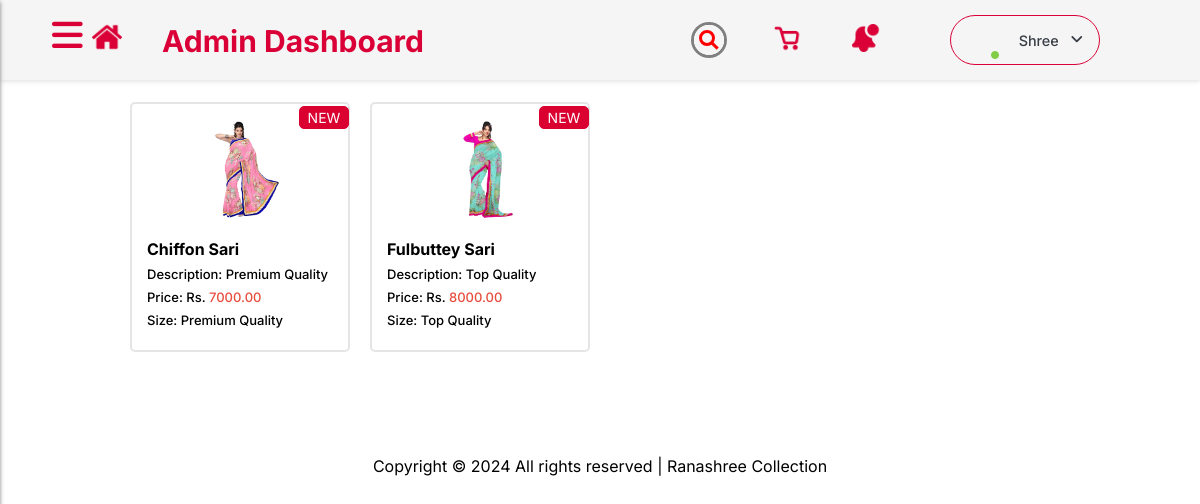
/adminCart/, run on the app's committed database.
### AdminDashboard/models.py (models this page shows)
class Cart(models.Model):
    user = models.ForeignKey(CustomUser, on_delete=models.CASCADE)
    product_name = models.CharField(max_length=100)
    description = models.TextField()
    price = models.DecimalField(max_digits=10, decimal_places=2)
    size = models.CharField(max_length=50)
    quantity = models.IntegerField(default=1)
    image = models.ImageField(upload_to='product_images/')
    total_price = models.DecimalField(max_digits=10, decimal_places=2,default=100.002)

### AdminDashboard/views.py (the view)
# urls.py: path('adminCart/', views.AdminCart, name='adminCart'),
def AdminCart(request):
    cart_items = Cart.objects.all()
    return render(request, "adminCart.html", {'cart_items': cart_items})

### AdminDashboard/templates/adminCart.html (shortened to what this page needs)
{% load static %}
<!DOCTYPE html>
<html lang="en">
<head>
    <link rel="stylesheet" href="https://cdnjs.cloudflare.com/ajax/libs/font-awesome/6.4.2/css/all.min.css"
 />
    <link rel="stylesheet" href="{% static 'home/dashboard.css' %}" />
    <link rel="stylesheet" href="{% static 'home/adminn.css' %}" />
</head>
<body>
    <header id="header">
        <nav class="navbar">
            <div class="header-logo">
                <div class="admin-dash">
                    <h1><img src="{% static 'home/images/icons/home.png' %}" class="home" alt="home" />Admin Dashboard
                    </h1>
                </div>
                <div class="search">
                    <div class="icon"></div>
                    <div class="input">
                    </div>
                </div>
                <div>
                    <img src={% static "home/images/icons/basket.png" %} class="basket" alt="Cart" />
                </div>
                <div>
                    <img src={% static "home/images/icons/notification.png" %} class="notification" alt="Cart" />
                </div>
                <div class="profile-dropdown">
                    <div onclick="toggle()" class="profile-dropdown-btn">
                        <div class="profile-img" style="background-image: url('{% static "/home/images/people/per2.jpg"%}');">
                            <i class="fa-solid fa-circle"></i>
                        </div>
                        <span> Shree</span>
                        <i class="fa-solid fa-angle-down"></i>
                    </div>
                </div>
            </div>
        </nav>
    </header>
    <label for="check" id="check-label">
        <i class="fas fa-bars" id="check-btn"></i>
    </label>
    <br><br><br><br>
    <div class="cart-items">
        {% for item in cart_items %}
        <div class="cart-container">
            <img src="{{ item.image.url }}" alt="{{ item.product_name }}" class="cart-image">
            <div class="cart-details">
                <button class="new">NEW</button>
                <br>
                <h4>{{ item.product_name }}</h4>
                <p>Description: {{ item.description }}</p>
                <p>Price: Rs. <span class="sari_price">{{ item.price }}</span></p>
                <p>Size: {{ item.size }}</p>
            </div>
        </div>
        {% endfor %}
    </div>
    <br><br><br>
    <p class="copy">
        <center>
            Copyright &copy;
            All rights reserved | Ranashree Collection
        </center>
    </p><br>
</body>
</html>

### AdminDashboard/static/home/dashboard.css (style rules this page uses)
* { margin: 0; padding: 0; font-family: 'Inter', sans-serif; scroll-behavior: smooth; box-sizing: border-box; }

### AdminDashboard/static/home/adminn.css (style rules this page uses)
* { margin: 0; padding: 0; font-family: 'Inter', sans-serif; scroll-behavior: smooth; box-sizing: border-box; }
.navbar { display: flex; justify-content: flex-end; align-items: center; font-size: 20px; font-weight: 500; width: 100%; position: fixed; z-index: 100; cursor: pointer; padding: 15px 0px; background-color: whitesmoke; box-shadow: 0 2px 4px rgba(0, 0, 0, 0.1); }
.header-logo { display: flex; flex-direction: row; align-items: center; justify-content: center; gap: 70px; margin-right: 100px; }
.basket, .notification { height: 28px; width: 28px; margin-left: -20px; }
.admin-dash { margin-right: 200px; color: #DA0037; position: sticky; }
.home { height: 30px; width: 30px; margin: 0 40px; }
.search { position: relative; width: 30px; height: 30px; border-radius: 60px; transition: 0.5s; box-shadow: 0 0 0 3px gray; overflow: hidden; }
.search .icon { position: absolute; top: 0; left: 0; width: 30px; height: 30px; background-color: whitesmoke; border-radius: 60px; display: flex; justify-content: center; align-items: center; z-index: 1000; cursor: pointer; }
.search .icon::before { content: ''; position: absolute; width: 10px; height: 10px; border: 3px solid red; border-radius: 50px; transform: translate(-2px, -2px); }
.search .icon::after { content: ''; position: absolute; width: 3px; height: 9px; background: red; transform: translate(5px, 5px) rotate(315deg); }
.search .input { position: absolute; width: 100%; height: 30px; left: 0; display: flex; justify-content: center; align-items: center; overflow: hidden; transition: width 0.5s; }
label #check-btn, label #cancel { position: fixed; cursor: pointer; border-radius: 3px; }
label #check-btn { left: 50px; top: 12px; font-size: 35px; color: #DA0037; padding: 6px 2px; transition: all .5s; }
label#check-label { position: absolute; z-index: 999; }
.profile-dropdown { position: relative; width: fit-content; }
.profile-dropdown-btn { display: flex; align-items: center; justify-content: space-between; padding-right: 1rem; font-size: 0.9rem; font-weight: 500; width: 150px; border-radius: 50px; color: #393e46; cursor: pointer; border: 1px solid #DA0037; transition: box-shadow 0.2s ease-in, background-color 0.2s ease-in, border 0.3s; }
.profile-img { position: relative; width: 3rem; height: 3rem; border-radius: 50%; background-size: cover; }
.profile-img i { position: absolute; right: 0; bottom: 0.3rem; font-size: 0.5rem; color: #82cd47; }
.profile-dropdown-btn span { margin: 0 0.5rem; margin-right: 0; }
.copy { margin: 20px 0px; }

### AdminDashboard/templates/adminCart.html (style rules this page uses)
body { font-family: Arial, sans-serif; margin: 0; padding: 0; }
.cart-items { display: flex; flex-wrap: wrap; margin: 0 auto; max-width: 1000px; padding: 20px; }
.cart-container { border-radius: 5px; margin: 10px; width: calc(25% - 20px); border: 2px solid rgba(0, 0, 0, 0.1); padding: 15px; display: flex; flex-direction: column; }
.cart-image { width: 200px; max-height: 100px; object-fit: contain; }
.cart-details { display: flex; flex-wrap: wrap; flex-direction: column; justify-content: center; }
.cart-details h4 { font-size: 16px; margin-bottom: 7px; }
.cart-details p { margin-bottom: 7px; font-weight: 500; font-size: 13px; }
.sari_price { color: #e74c3c; }
.new { background-color: #DA0030; color: white; border: 1px solid #da0030; border-radius: 5px; padding: 2px 0px; width: 50px; height: auto; font-size: 14px; position: absolute; margin: -320px 0px 0px 152px; }

### data on the page
Cart: image (picture), product_name "Chiffon Sari", description "Premium Quality", price "7000.00", size "Premium Quality"
Cart: image (picture), product_name "Fulbuttey Sari", description "Top Quality", price "8000.00", size "Top Quality"
